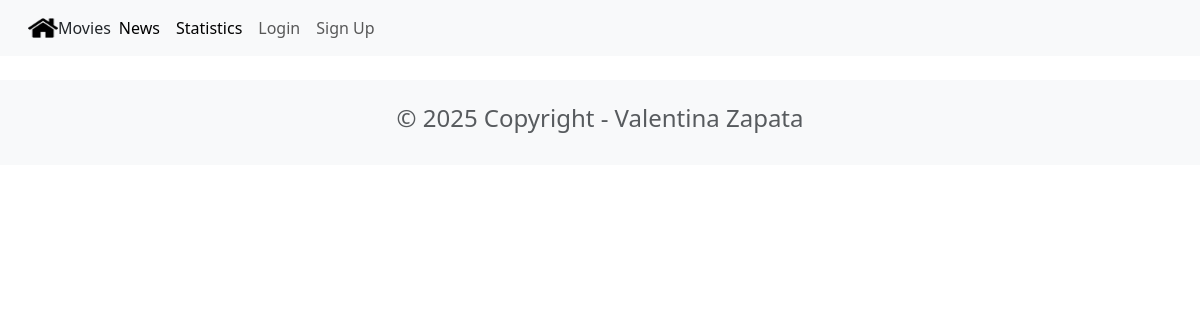
Before: /news/ with the older database file.
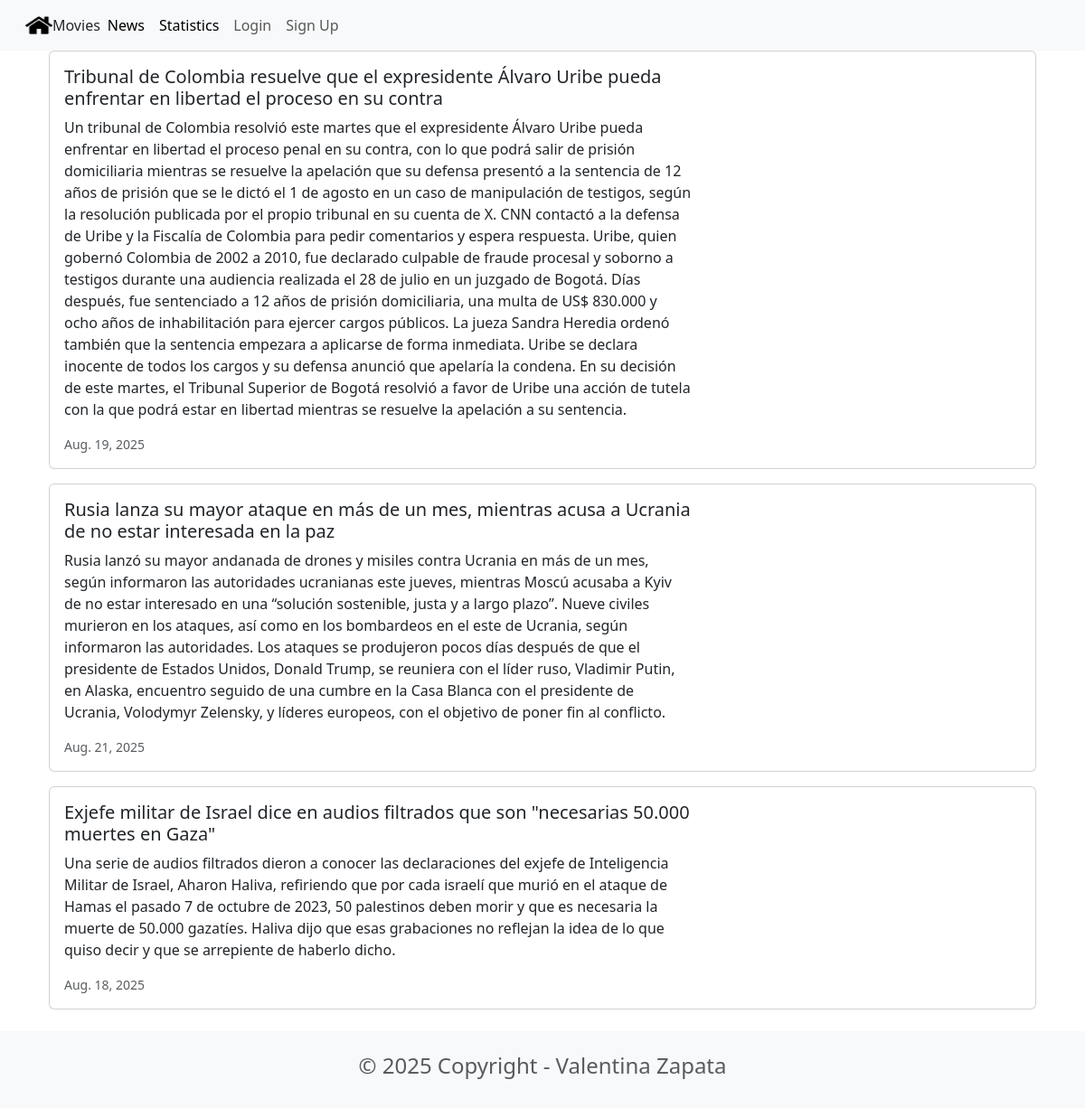
After: the same page with the newer database file.
### news/models.py (models this page shows, shortened)
class News(models.Model):
    headline = models.CharField(max_length=200)
    body = models.TextField()
    date = models.DateField()

### news/views.py (the view)
# urls.py: path('news/', include('news.urls')),
def news(request):
    newss = News.objects.all().order_by('-headline')
    return render(request, 'news.html', {'newss': newss})

### movie/templates/news.html
{% extends 'base.html' %}
{% block content %}
<div class="container">
    {%for news in newss %}
        <div class="card mb-3">
            <div class="row g-0">
                <div class="col-md-8">
                    <div class="card-body">
                        <h5 class="card-title">{{ news.headline }}</h5>
                        <p class="card-text">{{ news.body }}</p>
                        <p class="card-text"><small class="text-body-secondary">{{ news.date }}</small></p>
                    </div>
                </div>
            </div>
        </div>
    {% endfor %}
</div>
{% endblock content %}

### moviereviews/templates/base.html (shortened to what this page needs)
<head>
    <link href="https://cdn.jsdelivr.net/npm/bootstrap@5.3.7/dist/css/bootstrap.min.css" rel="stylesheet">
</head>
<nav class="navbar navbar-expand-lg navbar-light bg-body-tertiary">
  <div class="container-fluid">
        {% load static %}
    <img src="{% static 'images/home.png' %}" alt="" width="30" height="24" class="d-inline-block align-text-top">Movies</a>
    <div class="collapse navbar-collapse" id="navbarSupportedContent">
      <ul class="navbar-nav me-auto mb-2 mb-lg-0">
        <li class="nav-item">
          <a class="nav-link active" aria-current="page" href="{% url 'news' %}">News</a>
        </li>
        <li class="nav-item">
          <a class="nav-link active" aria-current="page" href="{% url 'statistics' %}">Statistics</a>
        </li>
        <li class="nav-item">
          <a class="nav-link" href="#">Login</a>
        </li>
        <li class="nav-item">
          <a class="nav-link" href="#">Sign Up</a>
        </li>
      </ul>
    </div>
  </div>
</nav>
<div class ="container">
    {% block content %}{% endblock content %}
</div>
<footer class="text-center text-lg-start bg-light text-muted mt-4">
 <div class="container">
     <div class="row">
        <div class="text-center p-4">
            <h4>© 2025 Copyright - Valentina Zapata</h4>
        </div>
     </div>
 </div>
</footer>

Changed rows visible on the page:
added News: headline "Tribunal de Colombia resuelve que el expresidente Álvaro Uribe pueda enfrentar en libertad el proceso en su contra", body "Un tribunal de Colombia resolvió este martes que el expresidente Álvaro Uribe pueda enfrentar en libertad el proceso penal en su contra, con lo que podrá salir de prisión domiciliaria mientras se resuelve la apelación que su defensa presentó a la sentencia de 12 años de prisión que se le dictó el 1 de agosto en un caso de manipulación de testigos, según la resolución publicada por el propio tribunal en su cuenta de X. CNN contactó a la defensa de Uribe y la Fiscalía de Colombia para pedir comentarios y espera respuesta. Uribe, quien gobernó Colombia de 2002 a 2010, fue declarado culpable de fraude procesal y soborno a testigos durante una audiencia realizada el 28 de julio en un juzgado de…", date "Aug. 19, 2025"
added News: headline "Rusia lanza su mayor ataque en más de un mes, mientras acusa a Ucrania de no estar interesada en la paz", body "Rusia lanzó su mayor andanada de drones y misiles contra Ucrania en más de un mes, según informaron las autoridades ucranianas este jueves, mientras Moscú acusaba a Kyiv de no estar interesado en una “solución sostenible, justa y a largo plazo”. Nueve civiles murieron en los ataques, así como en los bombardeos en el este de Ucrania, según informaron las autoridades. Los ataques se produjeron pocos días después de que el presidente de Estados Unidos, Donald Trump, se reuniera con el líder ruso, Vladimir Putin, en Alaska, encuentro seguido de una cumbre en la Casa Blanca con el presidente de Ucrania, Volodymyr Zelensky, y líderes europeos, con el objetivo de poner fin al conflicto.", date "Aug. 21, 2025"
added News: headline "Exjefe militar de Israel dice en audios filtrados que son \"necesarias 50.000 muertes en Gaza\"", body "Una serie de audios filtrados dieron a conocer las declaraciones del exjefe de Inteligencia Militar de Israel, Aharon Haliva, refiriendo que por cada israelí que murió en el ataque de Hamas el pasado 7 de octubre de 2023, 50 palestinos deben morir y que es necesaria la muerte de 50.000 gazatíes. Haliva dijo que esas grabaciones no reflejan la idea de lo que quiso decir y que se arrepiente de haberlo dicho.", date "Aug. 18, 2025"
